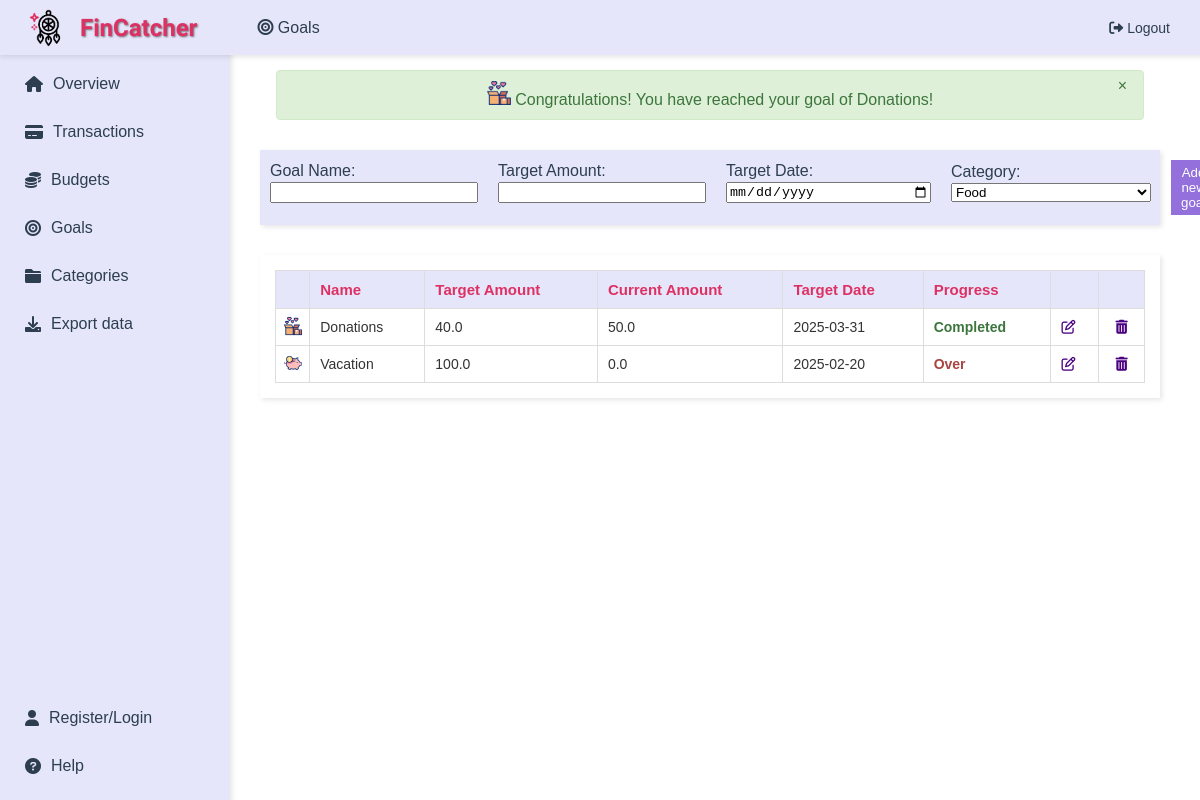
Page /goals (signed in) on the committed database.
### app/main/models.py (models this page shows)
class Goals(db.Model):
    id = db.Column(db.Integer, primary_key=True, unique=True, nullable=False)
    name = db.Column(db.String(50), nullable=False)
    target_amount = db.Column(db.Float, nullable=False)
    target_date = db.Column(db.Date, nullable=False)
    current_amount = db.Column(db.Float, nullable=False)
    category_id = db.Column(db.Integer, db.ForeignKey('categories.id'), nullable=False)  # references Categories table
    user_id = db.Column(db.Integer, db.ForeignKey('user.user_id'), nullable=False)  # link to User
    __table_args__ = (UniqueConstraint('name', 'user_id', name='uix_name_user_id'),)

### app/goals/routes.py (the view, shortened to what this page needs)
@goals.route('/goals', methods=['GET', 'POST'])
@login_required
def goals_page():
    goals_list = Goals.query.filter_by(user_id=current_user.user_id).all()
    categories_list = get_categories()
    transactions = Transactions.query.filter_by(user_id=current_user.user_id).all()
    for goal in goals_list:
        goal_current_amount = 0
        for transaction in transactions:
            if goal.name.lower() in transaction.description.lower() and transaction.category_id == goal.category_id:
                goal_current_amount += transaction.amount
        goal.current_amount = goal_current_amount
        db.session.add(goal)
        check_goal_notifications(goal, category_icons)
    db.session.commit()
    return render_template('show_goals.html', goals=goals_list,
                           categories=categories_list, category_gifs=category_gifs, category_icons=category_icons,
                           page_title='Goals', icon='fas fa-bullseye',
                           current_date=date.today())

### app/main/helpers.py (called while the page is built)
def get_categories():
    return Categories.query.filter(
        or_(Categories.id <= 16, Categories.user_id == current_user.user_id)
    ).all()

def check_goal_notifications(goal,category_icons):
    gif_url = category_icons[goal.category_id if goal.category_id <= 16 else 17]
    """Check the progress of a goal and send notifications if certain thresholds are reached."""
    if goal.current_amount >= goal.target_amount:
        flash(f'<img src="{gif_url}" alt="Category gif" style="width:24px; height:24px;"> Congratulations! You have reached your goal of {goal.name}!', 'success')
    elif (goal.current_amount / goal.target_amount) >= 0.80:
        flash(f'<img src="{gif_url}" alt="Category gif" style="width:24px; height:24px;"> Great job! You have reached 80% of your goal for {goal.name}. Keep it up!', 'info')
    elif (goal.current_amount / goal.target_amount) >= 0.50:
        flash(f'<img src="{gif_url}" alt="Category gif" style="width:24px; height:24px;"> Nice work! You have reached 50% of your goal for {goal.name}.', 'info')

### app/main/models.py (called while the page is built)
@login_manager.user_loader
def load_user(user_id):
    return User.query.get(int(user_id))  # query the database to retrieve the user instance corresponding to the user_id

### app/goals/templates/show_goals.html (shortened to what this page needs)
{% extends "layout.html" %}
{% block content %}
{% with messages = get_flashed_messages(with_categories=true) %}
    {% if messages %}
        <div>
            {% for category, message in messages %}
                <div style="position: relative; margin-bottom: 15px; padding: 10px; border-radius: 4px; width: 90%; margin: 10px auto; text-align: center; border: 1px solid transparent;
                            {% if category == 'success' %}
                                background-color: #dff0d8; border-color: #d0e9c6; color: #3c763d;
                            {% elif category == 'error' %}
                                background-color: #f2dede; border-color: #ebccd1; color: #a94442;
                            {% else %}
                                background-color: #d9edf7; border-color: #bcdff1; color: #31708f;
                            {% endif %}
                     class="flash-message">
                    <button onclick="this.parentElement.style.display='none';" style="position: absolute; top: 5px; right: 10px; background: none; border: none; font-size: 16px; color: inherit; cursor: pointer;">&times;</button>
                    {{ message | safe }}
                </div>
            {% endfor %}
        </div>
    {% endif %}
{% endwith %}
<div style="padding: 20px; background-color: #FFFFFF;">
    <div id="goal-form" style="margin-bottom: 30px;">
        <form action="{{ url_for('goals.goals_page') }}" method="POST"
              style="background-color: #E6E6FA; padding: 10px; box-shadow: 2px 2px 5px rgba(0,0,0,0.1); display: flex; align-items: center; gap: 10px;">
            <div style="display: flex; flex-direction: column; align-items: flex-start; margin-right: 10px;">
                <label for="name" style="margin-bottom: 2px;">Goal Name:</label>
                <input type="text" id="name" name="name" style="margin-bottom: 10px; width: 200px;">
            </div>
            <div style="display: flex; flex-direction: column; align-items: flex-start; margin-right: 10px;">
                <label for="target_amount" style="margin-bottom: 2px;">Target Amount:</label>
                <input type="number" id="target_amount" name="target_amount" style="margin-bottom: 10px; width: 200px;">
            </div>
            <div style="display: flex; flex-direction: column; align-items: flex-start; margin-right: 10px;">
                <label for="target_date" style="margin-bottom: 2px;">Target Date:</label>
                <input type="date" id="target_date" name="target_date" style="margin-bottom: 10px; width: 200px;">
            </div>
            <div style="display: flex; flex-direction: column; align-items: flex-start; margin-right: 10px;">
                <label for="category" style="margin-bottom: 2px;">Category:</label>
                <select id="category" name="category_id" style="margin-bottom: 10px; width: 200px;">
                    {% for category in categories %}
                        <option value="{{ category.id }}">{{ category.name }}</option>
                    {% endfor %}
                </select>
            </div>
            <button type="submit" style="background-color: #9370DB; color: white; padding: 5px 10px; border: none; cursor: pointer;">Add new goal</button>
        </form>
    </div>
    <div id="goals-list" style="padding: 15px; box-shadow: 2px 2px 5px rgba(0,0,0,0.1); background-color: #FFFFFF;">
        <table style="width: 100%; border-collapse: collapse; text-align: left; font-size: 14px; color: #333333;">
            <thead style="background-color: #E6E6FA; color: #DE3163; font-size: 15px;">
                <tr>
                    <th style="padding: 10px; border: 1px solid #DDD;"></th>
                    <th style="padding: 10px; border: 1px solid #DDD;">Name</th>
                    <th style="padding: 10px; border: 1px solid #DDD;">Target Amount</th>
                    <th style="padding: 10px; border: 1px solid #DDD;">Current Amount</th>
                    <th style="padding: 10px; border: 1px solid #DDD;">Target Date</th>
                    <th style="padding: 10px; border: 1px solid #DDD;">Progress</th>
                    <th style="padding: 10px; border: 1px solid #DDD;"></th>
                    <th style="padding: 10px; border: 1px solid #DDD;"></th>
                </tr>
            </thead>
            <tbody>
                {% for goal in goals %}
                <tr style="background-color: #FFFFFF;">
                    <td style="padding: 0; border: 1px solid #DDD; text-align: center;">
                        <img src="{{ category_gifs[goal.category_id if goal.category_id <= 16 else 17] }}" alt="Category gif" style="width:24px; height:24px;">
                    </td>
                    <td style="padding: 10px; border: 1px solid #DDD;">{{ goal.name }}</td>
                    <td style="padding: 10px; border: 1px solid #DDD;">
                        {{ goal.target_amount | round(0) if goal.target_amount == goal.target_amount|round else goal.target_amount|round(2) }}
                    </td>
                    <td style="padding: 10px; border: 1px solid #DDD;">
                        {{ goal.current_amount | round(0) if goal.current_amount == goal.current_amount|round else goal.current_amount|round(2) }}
                    </td>
                    <td style="padding: 10px; border: 1px solid #DDD;">{{ goal.target_date }}</td>
                    <td style="padding: 10px; border: 1px solid #DDD;">
                        {% if goal.current_amount >= goal.target_amount %}
                            <span style="color: #3c763d; font-weight: bold;">Completed</span>
                        {% elif goal.target_date < current_date %}
                            {% if goal.current_amount < goal.target_amount %}
                                <span style="color: #a94442; font-weight: bold;">Over</span>
                            {% endif %}
                        {% endif %}
                    </td>
                    <td style="padding: 10px; border: 1px solid #DDD;">
                        <a href="{{ url_for('goals.edit_goal', id=goal.id) }}" class="edit-btn" style="color: #4B0082;">
                            <i class="fa-regular fa-pen-to-square"></i>
                        </a>
                    </td>
                    <td style="padding: 10px; border: 1px solid #DDD;">
                        <div style="display: flex; justify-content: center; align-items: center; gap: 0;">
                            <a href="#" class="delete-btn" style="color: #4B0082;" onclick="confirmDelete(event, {{ goal.id }});">
                                <i class="fas fa-trash-alt"></i>
                            </a>
                        </div>
                    </td>
                </tr>
                {% endfor %}
            </tbody>
        </table>
    </div>
</div>
{% endblock %}

### app/main/templates/layout.html (style rules this page uses)
body { margin: 0; font-family: Arial, sans-serif; background-color: #ffffff; color: #2c3e50; }

### rows in the picture
Goals: shows a picture, name "Donations", target_amount "40.0", current_amount "50.0", target_date "2025-03-31", shows "Completed"
Goals: shows a picture, name "Vacation", target_amount "100.0", current_amount "0.0", target_date "2025-02-20", shows "Over"

### other values in the picture
{{ page_title }} "Goals"
{{ message | safe }} "Congratulations! You have reached your goal of Donations!"
form field category_id "Food"
